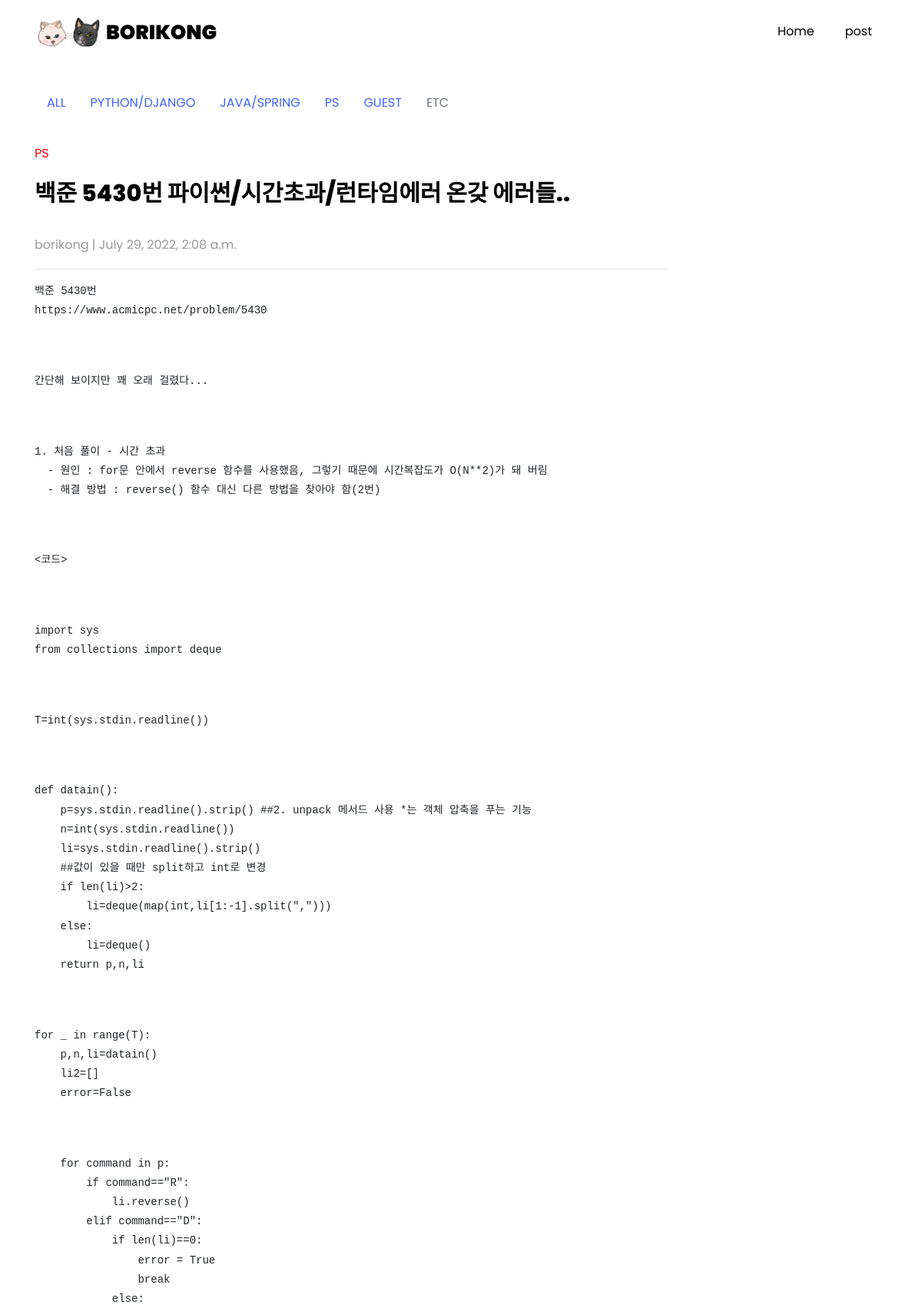
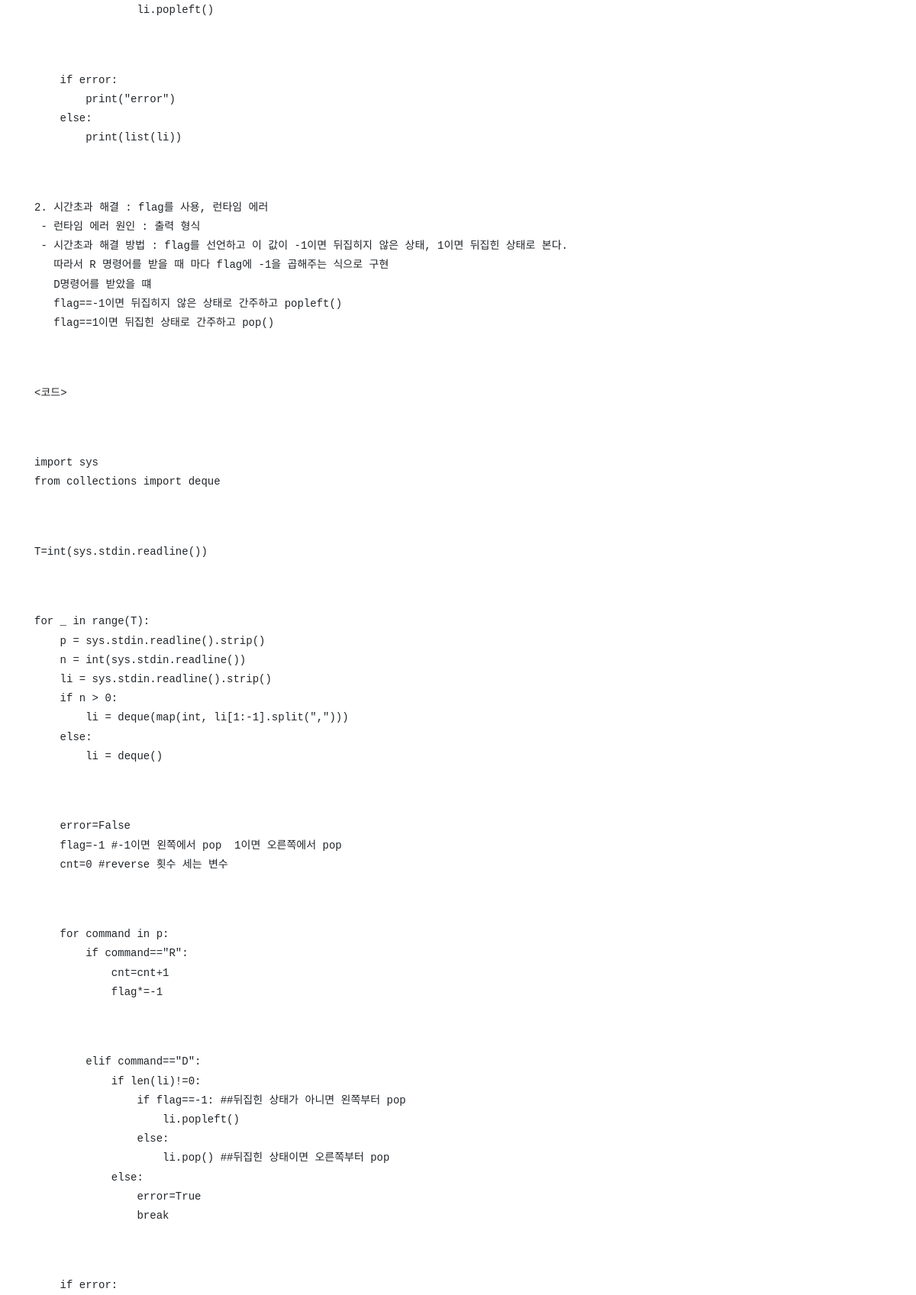
The app's page /blog/6 (upper part) with its own data (2 pictures, top to bottom).
### main/models.py (models this page shows, shortened)
class Post(models.Model):
    CATEGORIES = (
        ('PYTHON/DJANGO', 'python/django'),
        ('JAVA/SPRING', 'java/spring'),
        ('ANDROID', 'android'),
        ('ML', 'ml'),
        ('PS', 'ps'),
        ('GUEST','guest'),
        ('ETC', 'etc')
    )
    category = models.CharField(max_length=200, default="etc", choices=CATEGORIES,verbose_name="글 분류")
    user=models.CharField(max_length=20, default="borikong",verbose_name="작성자")
    passwd=models.CharField(max_length=50,default="",verbose_name="비밀번호")
    postname=models.CharField(max_length=100,verbose_name="제목")
    contents=models.TextField(verbose_name="내용")
    hits=models.PositiveIntegerField(default=0,verbose_name="조회수")
    mainphoto=models.ImageField(blank=True,null=True)
    subphoto1=models.ImageField(blank=True, null=True)
    subphoto1 = models.ImageField(blank=True, null=True)
    subphoto2 = models.ImageField(blank=True, null=True)
    subphoto3 = models.ImageField(blank=True, null=True)
    subphoto4 = models.ImageField(blank=True, null=True)
    subphoto5 = models.ImageField(blank=True, null=True)
    subphoto6 = models.ImageField(blank=True, null=True)
    subphoto7 = models.ImageField(blank=True, null=True)
    subphoto8 = models.ImageField(blank=True, null=True)
    subphoto9 = models.ImageField(blank=True, null=True)
    created_at = models.DateTimeField(auto_now_add=True)
    updated_at = models.DateTimeField(auto_now=True)

### main/views.py (the view)
# urls.py: path('blog/<int:pk>',posting,name='posting'),
def posting(request, pk):
    post = Post.objects.get(pk=pk)
    return render(request, 'main/posting.html', {'post': post})

### main/templates/main/posting.html (shortened to what this page needs)
{% extends "base.html" %}
{% load static %}
{% block content %}
    <section class="ftco-section ftco-no-pb goto-here" id="post-section">
		<div class="container">
			<div class="row">
				<div class="col-md-9" >
					<div id="page-1" class="page one">
						{% include "./components/c_nav.html" %}
						<p style="color:red;">{{post.category}}</p>
						<h2 class="heading">{{post.postname}}</h2>
    <p>{{post.user}} | {{post.created_at}}</p>
						<hr/>
    <pre>{{post.contents|linebreaks}}</pre>
					<br/>
					</div>
				</div>
			</div>
		</div>
	</section>
{% endblock %}

### records on screen
Post: category "PS", postname "백준 5430번 파이썬/시간초과/런타임에러 온갖 에러들..", user "borikong", created_at "July 29, 2022, 2:08 a.m.", contents "백준 5430번 https://www.acmicpc.net/problem/5430 간단해 보이지만 꽤 오래 걸렸다... 1. 처음 풀이 - 시간 초과 - 원인 : for문 안에서 reverse 함수를 사용했음, 그렇기 때문에 시간복잡도가 O(N**2)가 돼 버림 - 해결 방법 : reverse() 함수 대신 다른 방법을 찾아야 함(2번) <코드> import sys from collections import deque T=int(sys.stdin.readline()) def datain(): p=sys.stdin.readline().strip() ##2. unpack 메서드 사용 *는 객체 압축을 푸는 기능 n=int(sys.stdin.readline()) li=sys.stdin.readline().strip() ##값이 있을 때만 split하고 int로 변경 if len(li)>2: li=deque(map(int,li[1:-1].split(\",\"))) else: li=deque() return p,n,li for _ in range(T): p,n,li=datain() li2=[] error=False for command in p: if command==\"R\": li.reverse() elif command==\"D\": if len(li)==0: error = True break else: li.popleft() if error:…"
